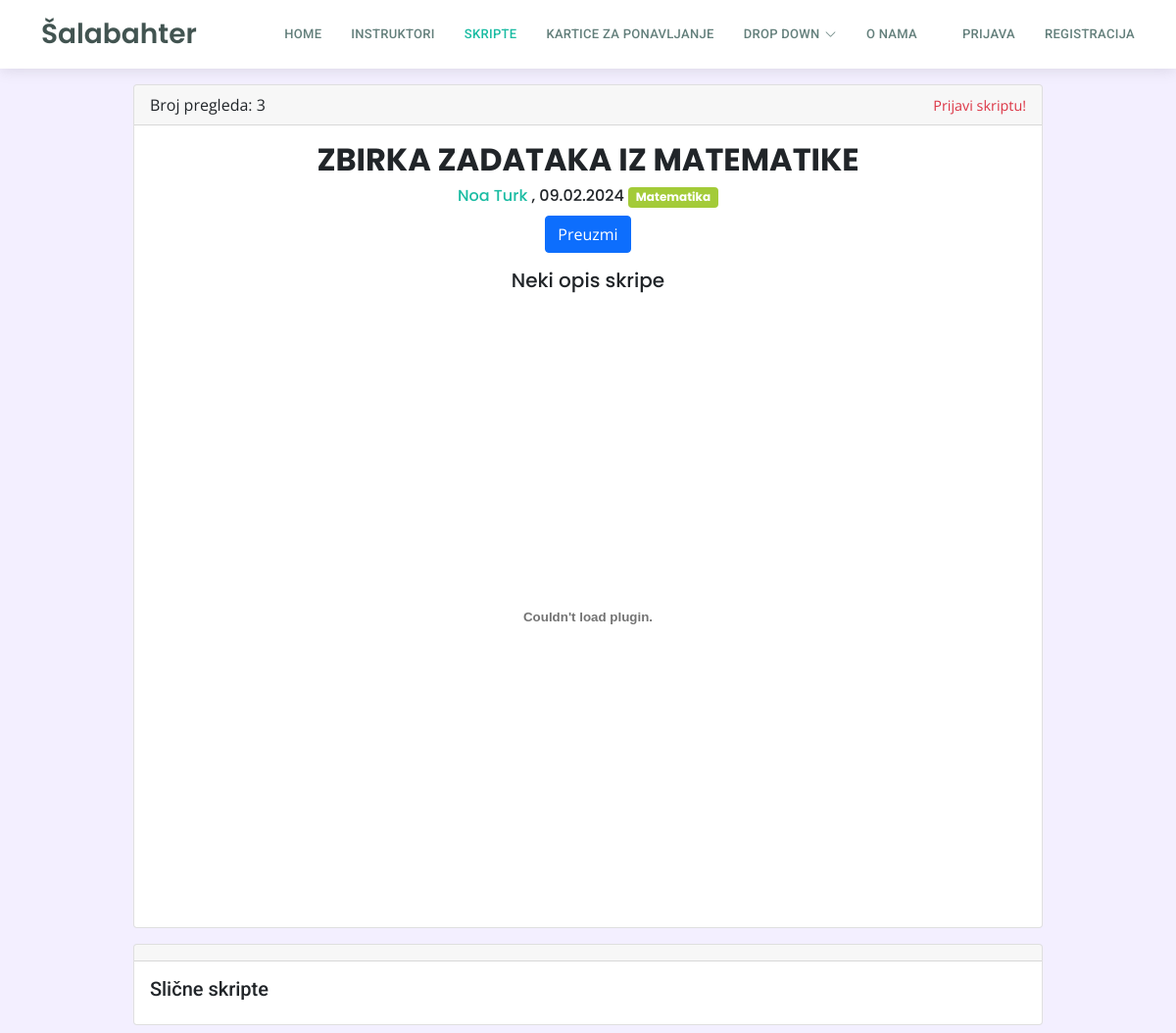
/skripte/skripta.php?skripta_id=26, run on an earlier commit of the app's database.
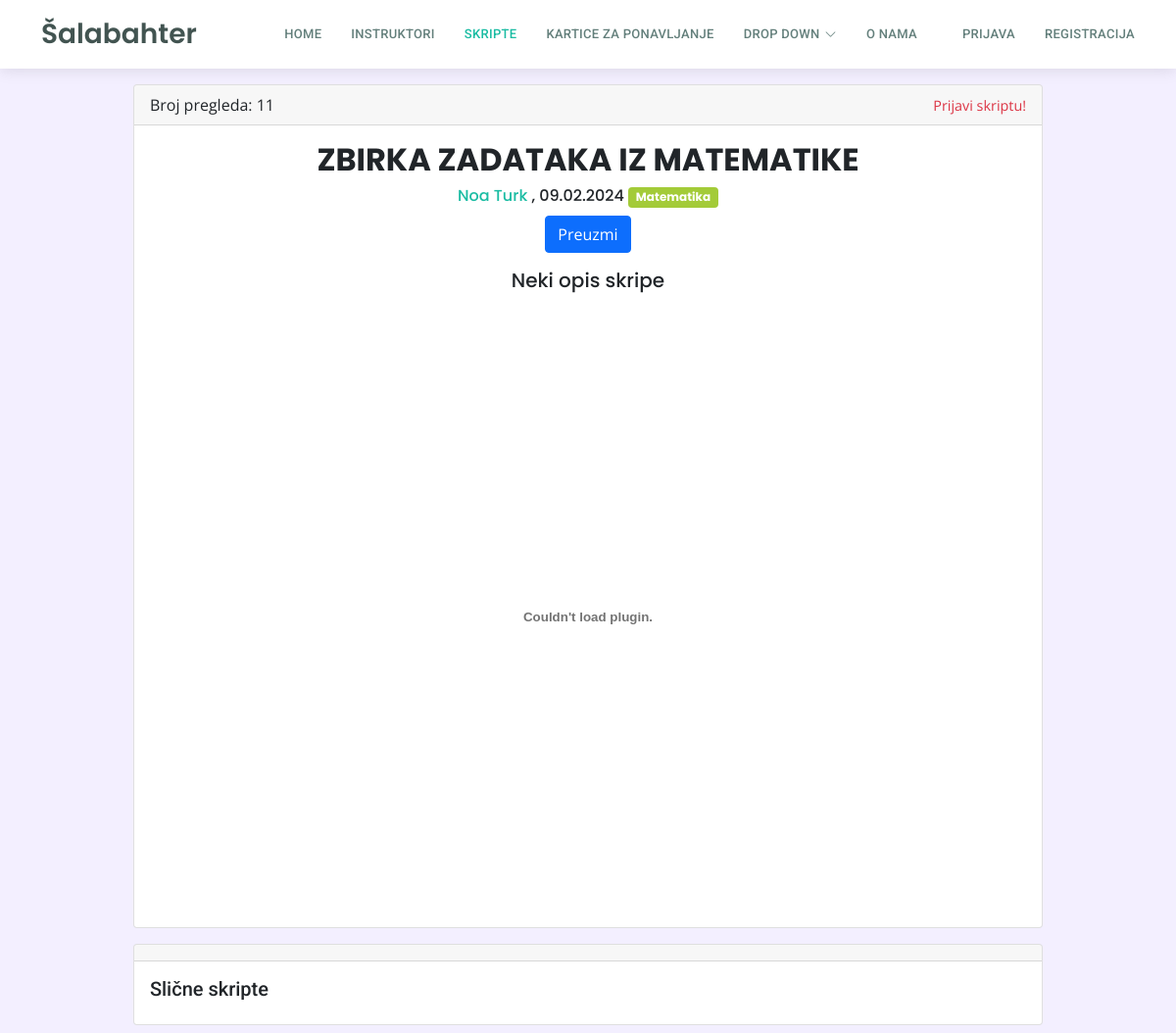
And on a later commit of the database.
### tables this page shows
CREATE TABLE `skripte` (
  `skripta_id` int(11) NOT NULL,
  `predmet_id` int(11) NOT NULL,
  `naziv_skripte` varchar(255) NOT NULL,
  `opis_skripte` longtext NOT NULL,
  `broj_pregleda` int(11) NOT NULL,
  `datum_kreiranja` date NOT NULL,
  `skripta_putanja` varchar(255) NOT NULL,
  `korisnik_id` int(11) NOT NULL
);

CREATE TABLE `korisnik` (
  `korisnik_id` int(11) NOT NULL,
  `ime` varchar(50) DEFAULT NULL,
  `prezime` varchar(50) DEFAULT NULL,
  `email` varchar(100) DEFAULT NULL,
  `lozinka` varchar(255) DEFAULT NULL,
  `adresa` varchar(255) DEFAULT NULL,
  `mjesto` int(5) DEFAULT NULL,
  `datum_rodenja` date DEFAULT NULL,
  `slika_korisnika` varchar(255) DEFAULT NULL,
  `status_korisnika` int(20) DEFAULT NULL,
  `isAdmin` tinyint(1) NOT NULL
);

CREATE TABLE `predmeti` (
  `predmet_id` int(11) NOT NULL,
  `naziv_predmeta` varchar(255) DEFAULT NULL,
  `predmet_boja` varchar(255) NOT NULL
);

### skripte/skripta.php (the view, shortened to what this page needs)
<?php
$con = require "../ukljucivanje/connection/spajanje.php";
$trenutnaStranica = "skripte";
$putanjaDoPocetne = "../";
$putanjaDoInstruktora = "../instruktori.php";
$putanjaDoSkripta = "../skripte/";
$putanjaDoKartica = "../kartice.php";
$putanjaDoOnama = "../onama.php";
$putanjaDoPrijave = "../racun/prijava.php";
$putanjaDoRegistracije = "../racun/registracija.php";
$skripta_id = $_GET['skripta_id'];
$sqlSkripta = "SELECT * FROM skripte WHERE skripta_id = $skripta_id";
$resultSkripta = $con->query($sqlSkripta);
if($rowSkripta = $resultSkripta->fetch_assoc()){
    $nazivSkripte = $rowSkripta['naziv_skripte'];
    $opisSkripte = $rowSkripta['opis_skripte'];
    $predmet_id = $rowSkripta['predmet_id'];
    $brojpregleda= $rowSkripta['broj_pregleda'];
    $datum = date('d.m.Y', strtotime($rowSkripta['datum_kreiranja']));
    $putanjaDoOdabraneSkripte = $rowSkripta['skripta_putanja'];
    $kreator_id = $rowSkripta['korisnik_id'];
    $imePrezimeKorisnika = dohvatipodatkekreatora($kreator_id);
    $sqlPredmet = "SELECT naziv_predmeta, predmet_boja FROM predmeti WHERE predmet_id = $predmet_id";
    $resultPredmet = $con->query($sqlPredmet);
    $redPredmet = $resultPredmet->fetch_assoc();
    $predmetNaziv = $redPredmet['naziv_predmeta'];
    $predmetBoja = $redPredmet['predmet_boja'];
    $sqlBrojPregleda = "SELECT broj_pregleda FROM skripte WHERE skripta_id = $skripta_id";
    $resultBrojPregleda = $con->query($sqlBrojPregleda);
    $rowBrojPregleda = $resultBrojPregleda->fetch_assoc();
    $brojpregleda = $rowBrojPregleda['broj_pregleda'];
}
function dohvatipodatkekreatora($kreator_id)
{
    $con = require "../ukljucivanje/connection/spajanje.php";
    $sqlKorisnik = "SELECT ime, prezime FROM korisnik WHERE korisnik_id = $kreator_id";
    $resultKorisnik = $con->query($sqlKorisnik);
    $rowKorisnik = $resultKorisnik->fetch_assoc();
    $ime = $rowKorisnik['ime'];
    $prezime = $rowKorisnik['prezime'];
    return $ime . " " . $prezime;
}
?>
<!DOCTYPE html>
<html lang="hr">
<head>
    <?php include '../assets/css/stiliranjeSporedno.php'; ?>
</head>
<body>
    <?php include '../ukljucivanje/header.php'; ?>
    <div class="container mt-3">
        <div class="container">
            <div class="card mx-auto mt-3" style="width: 85%;">
                <div class="card-header">
                    <div class="row">
                        <div class="col">
                            <p class="card-text">Broj pregleda:
                                <?php echo "$brojpregleda"; ?>
                            </p>
                        </div>
                        <div class="col text-right">
                            <a href="../dashboard/report.php?skripta_id=<?php echo $skripta_id; ?>"
                            class="text text-danger" style="font-size: 0.9rem;">Prijavi skriptu!</a>
                        </div>
                    </div>
                </div>
                <div class="card-body">
                    <h2 class="card-title" style="font-family: Poppins; text-align: center;"><b>
                            <?php echo "$nazivSkripte"; ?>
                        </b></h2>
                    <h6 class="card-info" style="font-family: Poppins; text-align: center;"> <a class="link"
                            href="../profil?korisnik=<?php echo $kreator_id ?>">
                            <?php echo $imePrezimeKorisnika ?>
                        </a>,
                        <?php echo "$datum   ";  echo '<span class="badge" style="background-color: ' . $predmetBoja . ';">' . $predmetNaziv . '</span> '; ?>
                    </h6>
                    <div class="text-center">
                        <a href="<?php echo $putanjaDoOdabraneSkripte; ?>" class="btn btn-primary">Preuzmi</a>
                    </div>
                    <h5 class="card-text mt-3" style="font-family: Poppins; text-align: center;">
                        <?php echo "$opisSkripte"; ?>
                    </h5>
                    <div>
                    <?php if (!empty($putanjaDoOdabraneSkripte)) { ?>
                        <embed src="<?php echo $putanjaDoOdabraneSkripte; ?>" type="application/pdf" width="75%" height="600px" class="mx-auto d-block" />
                    <?php } else { ?>
                        <p>Nažalost, nešto je pošlo po krivu.</p>
                        <a href="../dashboard/report.php?skripta_id=<?php echo $skripta_id; ?>" style="color: red;">Prijavi</a>
                    <?php } ?>
                </div>
            </div>
        </div>
    </div>
<div class="container mt-5s mb-2">
<div class="card mx-auto mt-3" style="width: 85%;">
<div class="card-header"></div>
<div class="card-body">
    <h5>Slične skripte</h5>
   </div>
</div>
</body>
</html>

### assets/css/stiliranjeSporedno.php (shortened to what this page needs)
<link rel="stylesheet" href="https://cdn.jsdelivr.net/npm/bootstrap@4.5.2/dist/css/bootstrap.min.css">
<link href="../assets/vendor/animate.css/animate.min.css" rel="stylesheet">
<link href="../assets/vendor/bootstrap/css/bootstrap.min.css" rel="stylesheet">
<link href="../assets/vendor/bootstrap-icons/bootstrap-icons.css" rel="stylesheet">
<link href="../assets/vendor/boxicons/css/boxicons.min.css" rel="stylesheet">
<link href="../assets/vendor/glightbox/css/glightbox.min.css" rel="stylesheet">
<link href="../assets/vendor/swiper/swiper-bundle.min.css" rel="stylesheet">
<link href="../assets/css/style.css" rel="stylesheet">

### ukljucivanje/header.php (shortened to what this page needs)
<header id="header" class="d-flex align-items-center">
   <div class="container d-flex align-items-center justify-content-between">
     <div class="logo">
       <h1 class="text-light"><a href="<?php echo $pathToPocetna?>"><span>Šalabahter</span></a></h1>
     </div>
     <nav id="navbar" class="navbar">
       <ul>
         <li><a class="nav-link scrollto <?php echo $trenutnaStranica == "index" ? 'active' : '' ?>" href="<?php echo $putanjaDoPocetne?>">Home</a></li>
         <li><a class="nav-link scrollto <?php echo $trenutnaStranica == "instruktori" ? 'active' : '' ?>" href="<?php echo $putanjaDoInstruktora?>">Instruktori</a></li>
         <li><a class="nav-link scrollto <?php echo $trenutnaStranica == "skripte" ? 'active' : '' ?>" href="<?php echo $putanjaDoSkripta?>">Skripte</a></li>
         <li><a class="nav-link scrollto <?php echo $trenutnaStranica == "kartice" ? 'active' : '' ?>" href="<?php echo $putanjaDoKartica?>">Kartice za ponavljanje</a></li>
         <li class="dropdown"><a href="#"><span>Drop Down</span> <i class="bi bi-chevron-down"></i></a>
         </li>
         <li><a class="nav-link scrollto <?php echo $trenutnaStranica == "onama" ? 'active' : '' ?>" href="<?php echo $putanjaDoOnama?>" >O nama</a></li>
         <?php if(!isset($_SESSION["user_id"])): ?>
             <a href="<?php echo $putanjaDoPrijave ?>" class="nav-link scrollto ml-3" role="button">Prijava</a>
             <a href="<?php echo $putanjaDoRegistracije ?>" class="nav-link scrollto" role="button">Registracija</a>
     <?php else: ?>
             <a href="<?php echo $putanjaDoRacuna ?>" class="nav-link scrollto mr-2 <?php echo $trenutnaStranica == "račun" ? 'active' : '' ?>" role="button">Račun</a>
             <a href="<?php echo $putanjaDoOdjave ?>" id="logout" class="nav-link scrollto " role="button">Odjava</a>
     <?php endif; ?>
     </div>
   </header>

### assets/css/style.css (style rules this page uses)
body { font-family: "Open Sans", sans-serif; background-color: #f3efff; }
a { text-decoration: none; color: #1bbca3; }
h1, h2, h3, h4, h5, h6 { font-family: "Roboto", sans-serif; }
#header { height: 70px; z-index: 997; transition: all 0.5s; background: #fff; box-shadow: 0px 2px 15px rgba(0, 0, 0, 0.1); }
#header .logo h1 { font-size: 28px; margin: 0; padding: 10px 0; line-height: 1; font-weight: 400; }
#header .logo h1 a, #header .logo h1 a:hover { color: #425451; text-decoration: none; font-family: "Poppins", sans-serif; font-weight: 600; }
.navbar { padding: 0; }
.navbar ul { margin: 0; padding: 0; display: flex; list-style: none; align-items: center; }
.navbar li { position: relative; }
.navbar a, .navbar a:focus { display: flex; align-items: center; justify-content: space-between; padding: 10px 0 10px 30px; font-family: "Roboto", sans-serif; font-size: 13px; font-weight: 500; color: #637f7b; white-space: nowrap; transition: 0.3s; letter-spacing: 0.3px; text-transform: uppercase; }
.navbar a i, .navbar a:focus i { font-size: 12px; line-height: 0; margin-left: 5px; }
.navbar a:hover, .navbar .active, .navbar .active:focus, .navbar li:hover>a { color: #1bbca3; }

What changed in the data, as far as the page shows it:
changed skripte "ZBIRKA ZADATAKA IZ MATEMATIKE": broj_pregleda "3" → "11"
